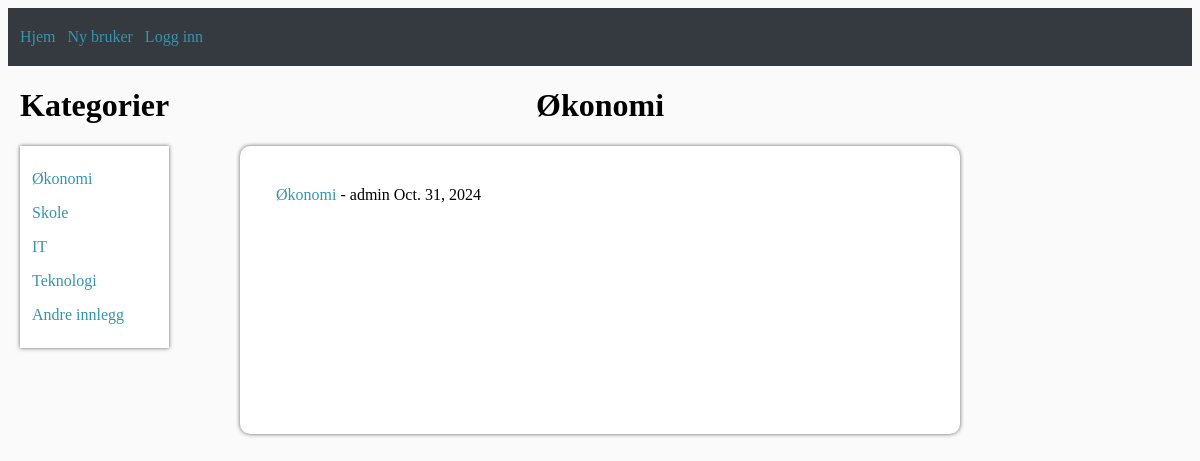
/økonomi/, run on an earlier commit of the app's database.
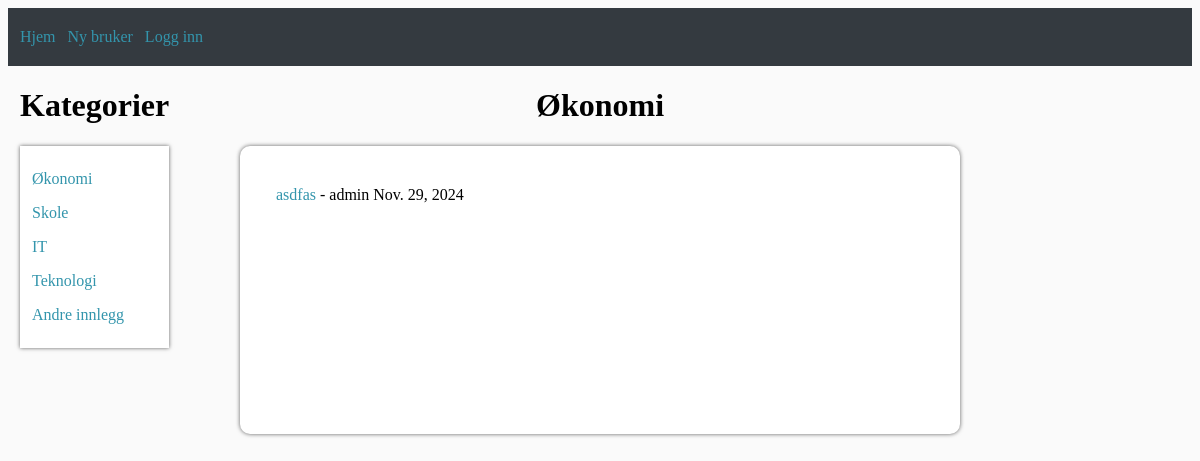
And on a later commit of the database.
### blog/models.py (models this page shows, shortened)
class Post(models.Model):
    title = models.CharField(max_length=100)
    author = models.ForeignKey(User, on_delete=models.CASCADE)
    body = models.TextField()
    date = models.DateField(default=timezone.now)
    categories = models.ManyToManyField(Category, related_name='posts', default="Annet")

### blog/views.py (called while the page is built)
def economy_posts(request):
    posts = Post.objects.filter(categories__name='Økonomi')
    return render(request, 'økonomi.html', {'object_list': posts})

### blog/templates/økonomi.html (shortened to what this page needs)
<!DOCTYPE html>
<html lang="en">
<head>
</head>
<body>
    {% extends 'basetemplate.html' %}
    {% block defaultnavbar %}
        <div class="content-container">
            <div class="categories-container">
                <h1>Kategorier</h1>
                <div class="categories-list">
                    <div class="categories-text">
                        <p><a href="{% url 'økonomi' %}">Økonomi<a></p>
                        <p><a href="{% url 'skole' %}">Skole</a></p>
                        <p><a href="{% url 'it' %}">IT</a></p>
                        <p><a href="{% url 'teknologi' %}">Teknologi</a></p>
                        <p><a href="{% url 'annet' %}">Andre innlegg</a></p>
                    </div>
                </div>
            </div>
            <div class="post-list">
                <h1>Økonomi</h1>
                <div class="main-container indented-text">
                    {% for post in object_list %}
                        <p><a href="{% url 'blog_article_content' post.pk %}">{{ post.title }}</a> - {{ post.author }} {{ post.date }}<br/></p>
                    {% endfor %}
                </div>
            </div>
        </div>
    {% endblock %}

What changed in the data, as far as the page shows it:
removed Post: title "Økonomi", author "admin", date "Oct. 31, 2024"
added Post: title "asdfas", author "admin", date "Nov. 29, 2024"
